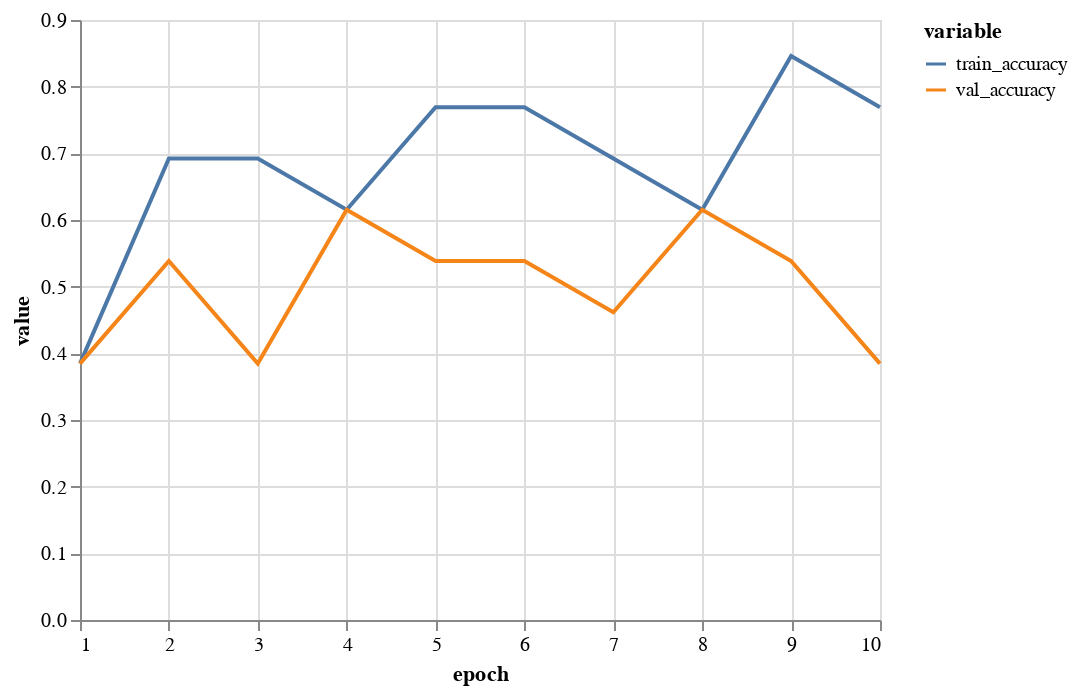

The notebook cell this image was saved under:
### Code cell
import altair as alt

source = results.melt(id_vars=['epoch'])

alt.Chart(source).mark_line().encode(
    x='epoch',
    y='value',
    color='variable'
)

### Figure 1 — Vega-Lite specification as saved in the notebook (floating-point values rounded to 4 significant figures)
{"config": {"view": {"continuousWidth": 400, "continuousHeight": 300}}, "data": {"name": "data-f20b36fe30e3450ad7b814a9927d482c"}, "mark": "line", "encoding": {"color": {"type": "nominal", "field": "variable"}, "x": {"type": "quantitative", "field": "epoch"}, "y": {"type": "quantitative", "field": "value"}}, "$schema": "https://vega.github.io/schema/vega-lite/v4.8.1.json", "datasets": {"data-f20b36fe30e3450ad7b814a9927d482c": [{"epoch": 1, "variable": "train_accuracy", "value": 0.3846}, {"epoch": 2, "variable": "train_accuracy", "value": 0.6923}, {"epoch": 3, "variable": "train_accuracy", "value": 0.6923}, {"epoch": 4, "variable": "train_accuracy", "value": 0.6154}, {"epoch": 5, "variable": "train_accuracy", "value": 0.7692}, {"epoch": 6, "variable": "train_accuracy", "value": 0.7692}, {"epoch": 7, "variable": "train_accuracy", "value": 0.6923}, {"epoch": 8, "variable": "train_accuracy", "value": 0.6154}, {"epoch": 9, "variable": "train_accuracy", "value": 0.8462}, {"epoch": 10, "variable": "train_accuracy", "value": 0.7692}, {"epoch": 1, "variable": "val_accuracy", "value": 0.3846}, {"epoch": 2, "variable": "val_accuracy", "value": 0.5385}, {"epoch": 3, "variable": "val_accuracy", "value": 0.3846}, {"epoch": 4, "variable": "val_accuracy", "value": 0.6154}, {"epoch": 5, "variable": "val_accuracy", "value": 0.5385}, {"epoch": 6, "variable": "val_accuracy", "value": 0.5385}, {"epoch": 7, "variable": "val_accuracy", "value": 0.4615}, {"epoch": 8, "variable": "val_accuracy", "value": 0.6154}, {"epoch": 9, "variable": "val_accuracy", "value": 0.5385}, {"epoch": 10, "variable": "val_accuracy", "value": 0.3846}]}}
